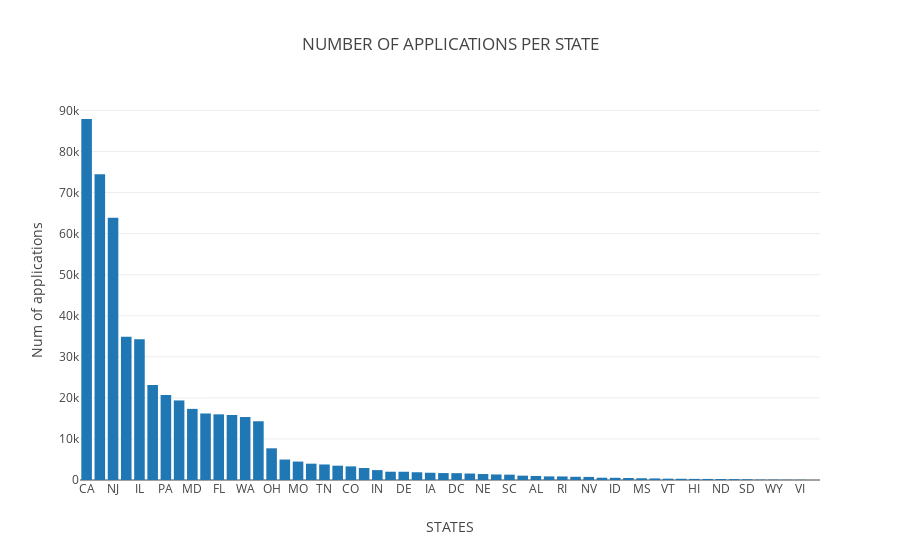

The notebook cell this image was saved under:
### Code cell
t1 = go.Bar(x=dfempst.EMPLOYER_STATE.values,y=dfempst.countvar.values,name='Employerstate')
layout = go.Layout(dict(title= "NUMBER OF APPLICATIONS PER STATE",xaxis=dict(title="STATES"),yaxis=dict(title="Num of applications")))
data = [t1]
fig =go.Figure(data,layout)
iplot(fig)

### Figure 1 — Plotly figure (JSON) as saved in the notebook; plotly's stock layout.template omitted (floating-point values rounded to 4 significant figures)
{"data": [{"name": "Employerstate", "type": "bar", "uid": "4d842a0c-d094-11e8-ab90-f496347d3ff1", "x": ["CA", "TX", "NJ", "NY", "IL", "MI", "PA", "MA", "MD", "VA", "FL", "NC", "WA", "GA", "OH", "CT", "MO", "MN", "TN", "AZ", "CO", "WI", "IN", "KY", "DE", "AR", "IA", "UT", "DC", "KS", "NE", "OR", "SC", "LA", "AL", "NH", "RI", "OK", "NV", "PR", "ID", "NM", "MS", "ME", "VT", "WV", "HI", "MP", "ND", "GU", "SD", "MT", "WY", "AK", "VI", "AS"], "y": [87914, 74481, 63865, 34894, 34301, 23132, 20728, 19374, 17321, 16201, 15993, 15826, 15334, 14306, 7721, 4983, 4483, 3975, 3783, 3484, 3314, 2919, 2409, 2020, 2008, 1888, 1765, 1690, 1663, 1572, 1452, 1350, 1304, 1057, 987, 876, 866, 785, 753, 556, 536, 486, 430, 384, 327, 303, 271, 257, 244, 219, 181, 91, 84, 62, 52, 1]}], "layout": {"title": "NUMBER OF APPLICATIONS PER STATE", "xaxis": {"title": "STATES"}, "yaxis": {"title": "Num of applications"}}}
